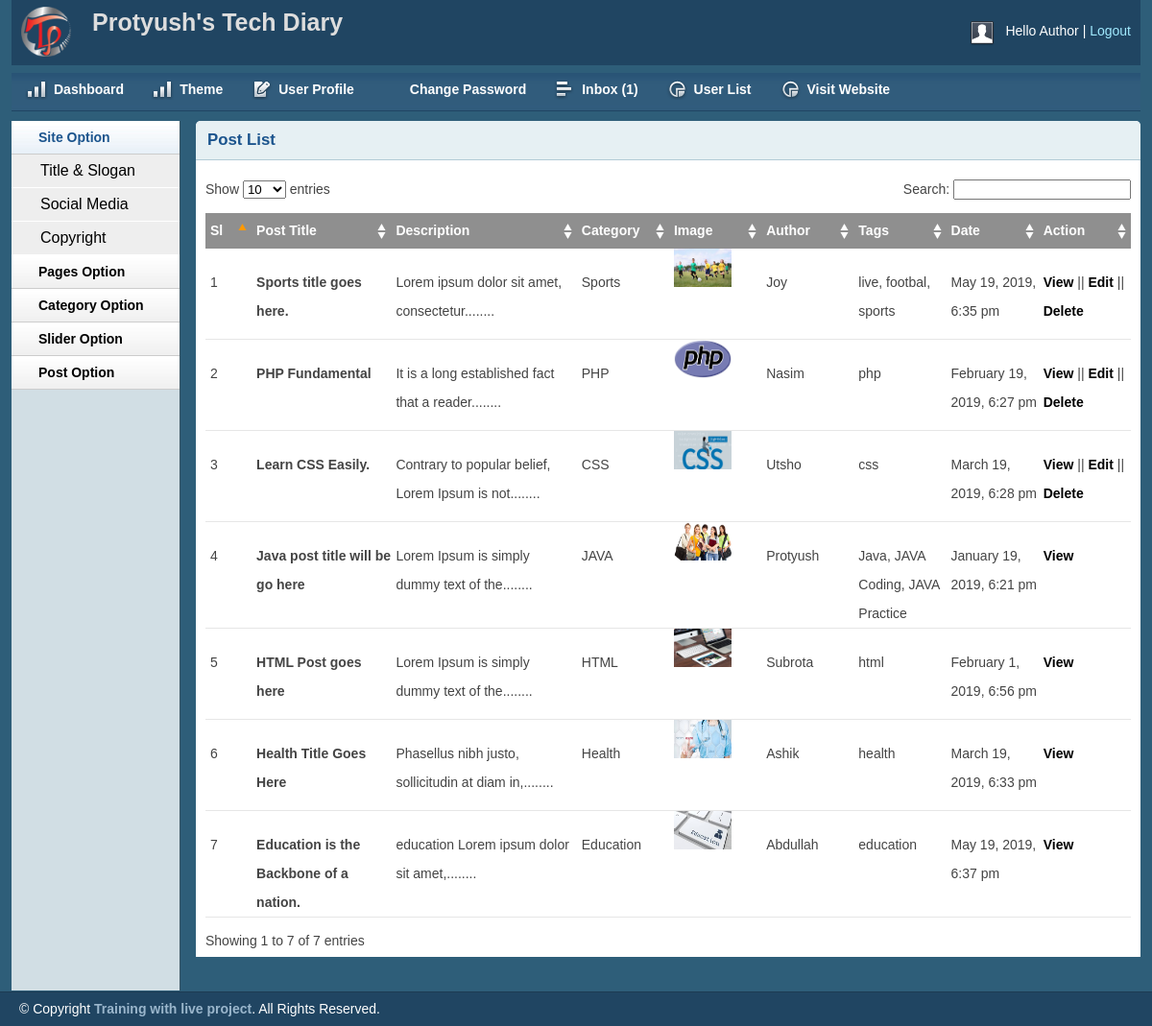
The app's page /admin/postlist.php (signed in) with its own data.
### tables this page shows
CREATE TABLE `tbl_post` (
  `id` int(11) NOT NULL,
  `cat` int(11) NOT NULL,
  `tittle` varchar(255) NOT NULL,
  `body` text NOT NULL,
  `image` varchar(255) NOT NULL,
  `author` varchar(50) NOT NULL,
  `tags` varchar(255) NOT NULL,
  `date` timestamp NOT NULL DEFAULT current_timestamp(),
  `userid` int(11) NOT NULL
);

CREATE TABLE `tbl_category` (
  `id` int(11) NOT NULL,
  `name` varchar(50) NOT NULL
);

### lib/Database.php (called while the page is built, shortened)
<?php
class Database
{
    public $host   = DB_HOST;
    public $user   = DB_USER;
    public $pass   = DB_PASS;
    public $dbname = DB_NAME;
    public $link;
    private function connectDB()
    {
        $this->link = new mysqli($this->host, $this->user, $this->pass, $this->dbname);
    }
    public function select($query)
    {
        $result = $this->link->query($query) or die($this->link->error.__LINE__);
        if ($result->num_rows > 0) {
            return $result;
        } else {
            return false;
        }
    }
}

### helpers/Format.php (called while the page is built, shortened)
<?php
class Format
{
    public function formatDate($date)
    {
        return date('F j, Y, g:i a', strtotime($date));
    }
    public function textShorten($text, $limit = 400)
    {
        $text = $text. " ";
        $text = substr($text, 0, $limit);
        $text = substr($text, 0, strrpos($text, ' '));
        $text = $text."........";
        return $text;
    }
}

### lib/Session.php (called while the page is built, shortened)
<?php
class Session
{
    public static function get($key)
    {
        if (isset($_SESSION[$key])) {
            return $_SESSION[$key];
        } else {
            return false;
        }
    }
}

### admin/postlist.php (the view, shortened to what this page needs)
<?php include 'inc/header.php' ?>
<?php include 'inc/sidebar.php' ?>
        <div class="grid_10">
            <div class="box round first grid">
                <h2>Post List</h2>
                <div class="block">
                    <table class="data display datatable" id="example">
					<thead>
						<tr>
							<th width="5%">Sl</th>
							<th width="15%">Post Title</th>
							<th width="20%">Description</th>
							<th width="10%"`>Category</th>
							<th width="10%">Image</th>
							<th width="10%">Author</th>
							<th width="10%">Tags</th>
							<th width="10%">Date</th>
							<th width="10%">Action</th>
						</tr>
					</thead>
					<tbody>
						<?php
                        $query = "SELECT tbl_post.*, tbl_category.name FROM tbl_post
                        INNER JOIN tbl_category
                        ON tbl_post.cat = tbl_category.id
                        ORDER BY tbl_post.tittle DESC";
                        $post= $db->select($query);
                        if ($post) {
                            $i=0;
                            while ($result = $post->fetch_assoc()) {
                                $i++; ?>
						<tr class="odd gradeX">
							<td><?php echo $i; ?></td>
							<td style="font-weight:700"><?php echo $result['tittle']; ?></td>
							<td><?php echo $fm->textShorten($result['body'], 50); ?></td>
							<td><?php echo $result['name']; ?></td>
							<td><img src="<?php echo $result['image']; ?>" height="40px" width="60px"></td>
							<td><?php echo $result['author']; ?></td>
							<td><?php echo $result['tags']; ?></td>
							<td><?php echo $fm->formatDate($result['date']); ?></td>
							<td>
								<a href="viewpost.php?viewpostid=<?php echo $result['id']; ?>">View</a>
								<?php if (Session::get('userId') == $result['userid'] || Session::get('userRole') == '0') {
                                    ?>
                                    || <a href="editpost.php?editpostid=<?php echo $result['id']; ?>">Edit</a> ||
								<a onclick="return confirm('Are you sure to Delete?');" href="deletepost.php?delpostid=<?php echo $result['id']; ?>">Delete</a>
                               <?php
                                } ?>
							</td>
						</tr>
						<?php
                            }
                        } ?>
					</tbody>
				</table>
               </div>
            </div>
        </div>
   <?php include 'inc/footer.php' ?>

### admin/css/text.css (style rules this page uses)
body { font: 13px/1.5 Tahoma, Helvetica, Arial, 'Liberation Sans', FreeSans, sans-serif; }
h2 { font-size: 23px; }
p, dl, hr, h1, h2, h3, h4, h5, h6, ol, ul, pre, table, address, fieldset { margin-bottom: 20px; }

### admin/css/grid.css (style rules this page uses)
.grid_1, .grid_2, .grid_3, .grid_4, .grid_5, .grid_6, .grid_7, .grid_8, .grid_9, .grid_10, .grid_11, .grid_12, .grid_13, .grid_14, .grid_15, .grid_16 { display: inline; float: left; margin-left: 1%; margin-right: 1%; }
.container_12 .grid_10 { width: 81.333%; }

### admin/css/layout.css (style rules this page uses)
body { background: #fff none repeat scroll 0 0; color: #444; font-size: 14px; padding: 0; }
a { color: #000; font-weight:bold; text-decoration: none; }
h1, h2, h3, h4, h5, h6 { line-height:1.2em; margin-bottom:.3em; }
h2 { margin-top:1em; }
.box { background:#fff; margin-bottom:20px; padding:10px 10px 10px 10px; margin-left:-8px; }
.box.grid { padding-bottom:40px; }
.box.round { -moz-border-radius: 5px 5px 0px 0px; -webkit-border-radius: 5px 5px 0px 0px; border-radius: 5px 5px 0px 0px; }
.box h2 { font-size:1.2em; font-weight:bold; color:#1B548D; background:#E6F0F3; margin:-10px -10px 0 -10px; padding:10px 12px; border-bottom:1px solid #B3CBD6; -moz-border-radius: 5px 5px 0px 0px; -webkit-border-radius: 5px 5px 0px 0px; border-radius: 5px 5px 0px 0px; }
.box.first { min-height: 406px; }
.block { padding-top:20px; }
p { margin-bottom:1em; }
.block { padding-bottom:1px; }
table.display { margin: 0 auto; clear: both; width: 100%; }
.sorting_asc { background: #8f8f8f url(../img/table/sort_asc.png) no-repeat center right; padding:8px 5px; text-align:left; color:#fff; }
.sorting { background:#8f8f8f url(../img/table/sort_both.png) no-repeat center right; padding:8px 5px; text-align:left; color:#fff; }
tr.odd { height: 30px; line-height: 30px; border-bottom:1px solid #e6e6e6; }
tr.even { height: 30px; line-height: 30px; border-bottom:1px solid #e6e6e6; }
tr.odd td, tr.even td { padding-left:5px; }

### records on screen
tbl_post: tittle "Sports title goes here.", body "Lorem ipsum dolor sit amet, consectetur........", tbl_category.name "Sports", image (picture), author "Joy", tags "live, footbal, sports", date "May 19, 2019, 6:35 pm"
tbl_post: tittle "PHP Fundamental", body "It is a long established fact that a reader........", tbl_category.name "PHP", image (picture), author "Nasim", tags "php", date "February 19, 2019, 6:27 pm"
tbl_post: tittle "Learn CSS Easily.", body "Contrary to popular belief, Lorem Ipsum is not........", tbl_category.name "CSS", image (picture), author "Utsho", tags "css", date "March 19, 2019, 6:28 pm"
tbl_post: tittle "Java post title will be go here", body "Lorem Ipsum is simply dummy text of the........", tbl_category.name "JAVA", image (picture), author "Protyush", tags "Java, JAVA Coding, JAVA Practice", date "January 19, 2019, 6:21 pm"
tbl_post: tittle "HTML Post goes here", body "Lorem Ipsum is simply dummy text of the........", tbl_category.name "HTML", image (picture), author "Subrota", tags "html", date "February 1, 2019, 6:56 pm"
tbl_post: tittle "Health Title Goes Here", body "Phasellus nibh justo, sollicitudin at diam in,........", tbl_category.name "Health", image (picture), author "Ashik", tags "health", date "March 19, 2019, 6:33 pm"
tbl_post: tittle "Education is the Backbone of a nation.", body "education Lorem ipsum dolor sit amet,........", tbl_category.name "Education", image (picture), author "Abdullah", tags "education", date "May 19, 2019, 6:37 pm"

### other values on screen
Session::get('username') "Author"
$count "1"
